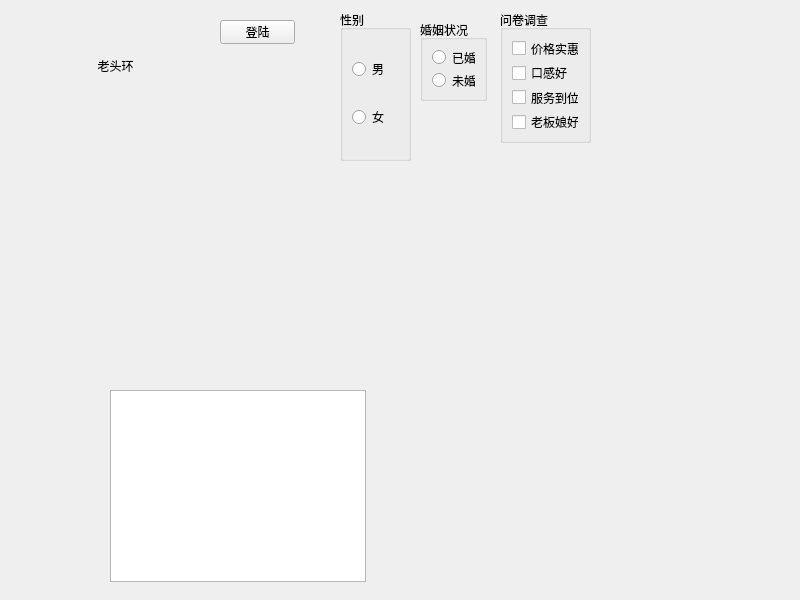
<?xml version="1.0" encoding="UTF-8"?>
<ui version="4.0">
 <class>Widget</class>
 <widget class="QWidget" name="Widget">
  <property name="geometry">
   <rect>
    <x>0</x>
    <y>0</y>
    <width>800</width>
    <height>600</height>
   </rect>
  </property>
  <property name="windowTitle">
   <string>Widget</string>
  </property>
  <widget class="QPushButton" name="pushButton">
   <property name="geometry">
    <rect>
     <x>220</x>
     <y>20</y>
     <width>75</width>
     <height>24</height>
    </rect>
   </property>
   <property name="text">
    <string>登陆</string>
   </property>
  </widget>
  <widget class="QToolButton" name="toolButton">
   <property name="geometry">
    <rect>
     <x>0</x>
     <y>0</y>
     <width>231</width>
     <height>131</height>
    </rect>
   </property>
   <property name="text">
    <string>老头环</string>
   </property>
   <property name="icon">
    <iconset>
     <normaloff>Snipaste_2022-02-25_18-28-00.png</normaloff>Snipaste_2022-02-25_18-28-00.png</iconset>
   </property>
   <property name="iconSize">
    <size>
     <width>100</width>
     <height>100</height>
    </size>
   </property>
   <property name="toolButtonStyle">
    <enum>Qt::ToolButtonTextBesideIcon</enum>
   </property>
   <property name="autoRaise">
    <bool>true</bool>
   </property>
  </widget>
  <widget class="QGroupBox" name="groupBox">
   <property name="geometry">
    <rect>
     <x>340</x>
     <y>10</y>
     <width>71</width>
     <height>151</height>
    </rect>
   </property>
   <property name="title">
    <string>性别</string>
   </property>
   <layout class="QVBoxLayout" name="verticalLayout">
    <item>
     <widget class="QRadioButton" name="rBtnMan">
      <property name="text">
       <string>男</string>
      </property>
     </widget>
    </item>
    <item>
     <widget class="QRadioButton" name="rBtnWoman">
      <property name="text">
       <string>女</string>
      </property>
     </widget>
    </item>
   </layout>
  </widget>
  <widget class="QGroupBox" name="groupBox_2">
   <property name="geometry">
    <rect>
     <x>420</x>
     <y>20</y>
     <width>67</width>
     <height>81</height>
    </rect>
   </property>
   <property name="title">
    <string>婚姻状况</string>
   </property>
   <layout class="QVBoxLayout" name="verticalLayout_2">
    <item>
     <widget class="QRadioButton" name="radioButton_3">
      <property name="text">
       <string>已婚</string>
      </property>
     </widget>
    </item>
    <item>
     <widget class="QRadioButton" name="radioButton_4">
      <property name="text">
       <string>未婚</string>
      </property>
     </widget>
    </item>
   </layout>
  </widget>
  <widget class="QGroupBox" name="groupBox_3">
   <property name="geometry">
    <rect>
     <x>500</x>
     <y>10</y>
     <width>91</width>
     <height>133</height>
    </rect>
   </property>
   <property name="title">
    <string>问卷调查</string>
   </property>
   <layout class="QVBoxLayout" name="verticalLayout_3">
    <item>
     <widget class="QCheckBox" name="checkBox">
      <property name="text">
       <string>价格实惠</string>
      </property>
     </widget>
    </item>
    <item>
     <widget class="QCheckBox" name="checkBox_2">
      <property name="text">
       <string>口感好</string>
      </property>
     </widget>
    </item>
    <item>
     <widget class="QCheckBox" name="checkBox_3">
      <property name="text">
       <string>服务到位</string>
      </property>
     </widget>
    </item>
    <item>
     <widget class="QCheckBox" name="cBox">
      <property name="text">
       <string>老板娘好</string>
      </property>
     </widget>
    </item>
   </layout>
  </widget>
  <widget class="QListWidget" name="listWidget">
   <property name="geometry">
    <rect>
     <x>110</x>
     <y>390</y>
     <width>256</width>
     <height>192</height>
    </rect>
   </property>
  </widget>
 </widget>
 <resources/>
 <connections/>
</ui>
